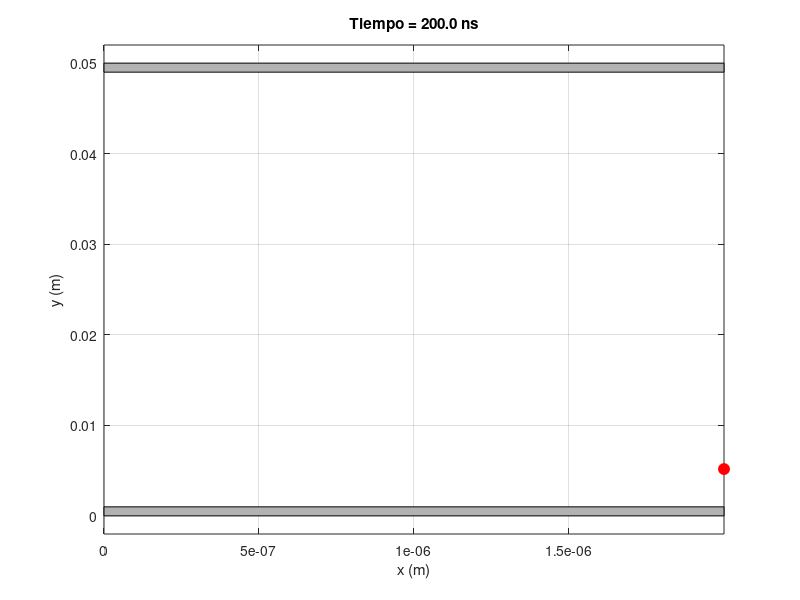

Source code (MATLAB):
q = -1.6e-19;    % Carga del electrón en COULOMBS
m = 9.11e-31;    % Masa del electrón KILOGRAMOS

% Placas
d = 0.05;        % Separación entre placas (m)
v0 = 10;        % Velocidad inicial horizontal (m/s)

% Tiempo de simulación
dt = 1e-9;
t_max = 2e-7;
t = 0:dt:t_max;

% Posición inicial
x = zeros(size(t));
y = zeros(size(t));
x(1) = 0;
y(1) = d/2;

% Campo eléctrico no uniforme
E0 = 10;  % Magnitd del campo (V/m)

% Inicializar velocidad
vx = v0;
vy = 0;

% Simular movimiento
for i = 2:length(t)
    % Campo eléctrico
    E = E0 * (1 - y(i-1)/d); 
    
    % Fuerza eléctrica
    Fy = q * E;
    
   
    ay = Fy / m;
    
    % Actualizar posiciones y velocides
    vy = vy + ay * dt;
    x(i) = x(i-1) + vx * dt;
    y(i) = y(i-1) + vy * dt;
    
    % Condición de borde. Detenerse si choca con las placas
    if y(i) <= 0
        y(i) = 0;
        vy = 0;
        vx = 0;
    elseif y(i) >= d
        y(i) = d;
        vy = 0;
        vx = 0;
    end
end

% Animación
figure;
for i = 1:10:length(t)
    clf;
    
    % placas
    fill([0 x(end) x(end) 0], [0 0 0.001 0.001], [0.7 0.7 0.7]); % placa inferior
    hold on;
    fill([0 x(end) x(end) 0], [d-0.001 d-0.001 d d], [0.7 0.7 0.7]); % placa superior
    
    % Partícula
    plot(x(i), y(i), 'ro', 'MarkerSize', 8, 'MarkerFaceColor', 'r');
    
    
    xlim([0 x(end)]);
    ylim([-0.002 d+0.002]);
    xlabel('x (m)');
    ylabel('y (m)');
    title(sprintf('Tiempo = %.1f ns', t(i)*1e9));
    grid on;
    drawnow;  %Actualizar en tiempo real la posición
end
